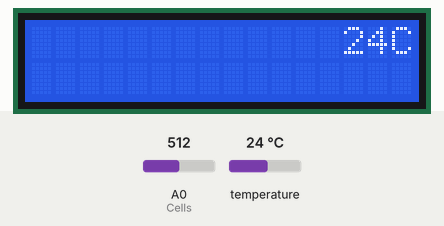
Bench run of a sketch on a simulated Arduino Uno, built with avr-gcc and run on an emulated ATmega328P. On the bench: 16×2 character LCD. The inputs (shaded band) are chosen by the test bench; at power-on: temperature 24 °C, A0 (Cells) = 512. The local clock reads 2024-03-15 10:24:30 at power-on unless the sketch sets it; what the sketch prints to the serial monitor is not drawn.

Above: at 4.2 s.
4.3 s: temperature set to 12 °C
At 13.8 s:
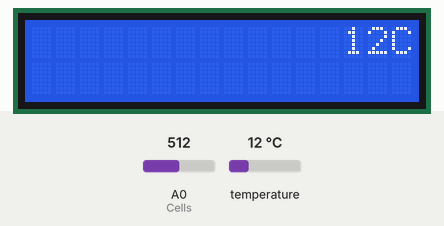
14.1 s: A0 (Cells) set to 610
20.9 s: A0 (Cells) set to 632
27.7 s: temperature set to 19 °C
At 31.2 s:
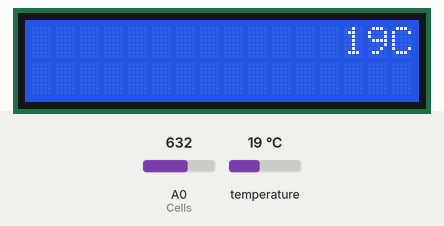
34.5 s: temperature set to 28 °C
At 39.5 s:
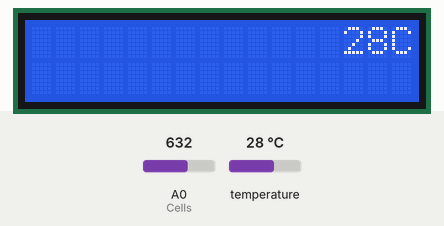
Timing chart, 0 to 41.0 s (numbered marks = the images above; inputs shaded):
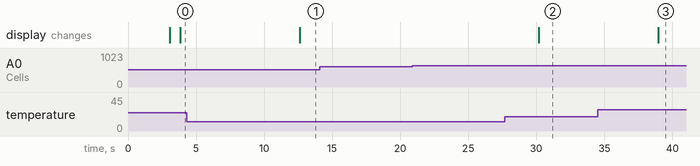

The sketch:

final_questionmark.ino
```cpp
#include <LowPower.h>
#include <LiquidCrystal.h>
#include <DallasTemperature.h>
#include <iarduino_RTC.h>


//value of humidity sensor in air
#define AIR_VALUE 836
//value of humidity sensor in water
#define WATER_VALUE 420
//when humidity percent falls lower than this value, start watering
#define CRITICAL_PERCENT 50
//stop watering when reaches this value
#define ENOUGH_PERCENT 80
//minimal temperature
#define MIN_TEMP 19

//each cell has a humidity sensor and a water valve
struct PlantCell {
  int hSensorPin;
  int waterValve;
  bool valveIsOpen;
  int humidityPercent;
  bool timeRegulated;
  PlantCell(int _hs, int _wv, bool _tr) {
    hSensorPin = _hs;
    waterValve = _wv;
    timeRegulated = _tr;
    valveIsOpen = false;
  }
  bool ReadHumidity() {
    int h_buff = humidityPercent;
    humidityPercent = map(analogRead(hSensorPin), AIR_VALUE, WATER_VALUE, 0, 100);
    return h_buff != humidityPercent;
  }
};

//morning watering start hr and min
int mHourOn = 9;
int mMinuteOn = 0;
//morning watering end hr and min
int mHourOff = 12;
int mMinuteOff = 0;
//evening watering start hr and min
int eHourOn = 17;
int eMinuteOn = 0;
//evening watering end hr and min
int eHourOff = 19;
int eMinuteOff = 0;
//current temperature
int currentTemp = 0;

//pins for LCD
const int RS = 11, EN = 12, D4 = 2, D5 = 3, D6 = 4, D7 = 5;
//thermometer pin
#define ONE_WIRE_BUS 1

//Cells
int nCells = 1;
PlantCell Cells [] = {PlantCell(A0, 2, false), PlantCell(A0, 4, true)};

//LCD
LiquidCrystal lcd(RS, EN, D4, D5, D6, D7);
//Clock
iarduino_RTC time(RTC_DS1307);
//Thermometer
OneWire oneWire(ONE_WIRE_BUS);
DallasTemperature sensors(&oneWire);

int readCellHumidity(int i);
void printHumidity(int i, int value);
bool TimeIsBetween(int aHour, int aMinute, int bhour, int bminute, int chour, int cminute);
bool TimeIsEarlier(int aHour, int aMinute, int bhour, int bminute);

void setup () {
  Serial.begin(115200);
  time.begin();
  for (int i = 0; i < nCells ; i++)
  {
    pinMode(Cells[i].waterValve, OUTPUT);
  }
  lcd.begin(16, 2);
  lcd.setCursor(0, 0);
  lcd.print("UUYCTOB JlOX");
  delay(3000);
  lcd.clear();
}

void loop() {
  time.gettime();
  sensors.requestTemperatures();
  if (currentTemp != sensors.getTempCByIndex(0))
  {
    lcd.setCursor(13, 0);
    currentTemp = sensors.getTempCByIndex(0);
    lcd.print(currentTemp);
    Serial.print(currentTemp);
    lcd.print("C");
  }
  if(currentTemp < MIN_TEMP){
    //TODO:
    //START HEATING
  }
  for (int i = 0; i < nCells; i++) {
    Cells[i].ReadHumidity();
    printHumidity(i, Cells[i].humidityPercent);
  }
  for (int i = 0; i < nCells; i++)
  {
    //if the cell isnt time regulated OR it's watering time
    if (Cells[i].timeRegulated == false || (Cells[i].timeRegulated && (TimeIsBetween(mHourOn, mMinuteOn, time.Hours, time.minutes, mHourOff, mMinuteOff) || TimeIsBetween(eHourOn, eMinuteOn, time.Hours, time.minutes, eHourOff, eMinuteOff))))
    {
      //if soil moisture too low and valve is closed, open valve
      if (!Cells[i].valveIsOpen && (Cells[i].humidityPercent <= CRITICAL_PERCENT)) {
        //SHEVA, CHANGE HIGH TO LOW ???
        digitalWrite(Cells[i].waterValve, HIGH);
        Cells[i].valveIsOpen = true;
        Serial.print("Opened  ");
        Serial.print(i);
        Serial.print(", humidity = ");
        Serial.print(Cells[i].humidityPercent);
        Serial.print('\n');
      }
    }
    //if valve open and moisture is high enough, close valve
    if (Cells[i].valveIsOpen && (Cells[i].humidityPercent >= ENOUGH_PERCENT)) {
      //SHEVA, CHANGE HIGH TO LOW ???
      digitalWrite(Cells[i].waterValve, LOW);
      Cells[i].valveIsOpen = false;
      Serial.print("Closed  ");
      Serial.print(i);
      Serial.print(", humidity = ");
      Serial.print(Cells[i].humidityPercent);
      Serial.print('\n');
    }
  }
  //sleep for 8 seconds
  LowPower.powerDown(SLEEP_8S, ADC_OFF, BOD_OFF);
}

void printHumidity(int i, int value) {
  Serial.print("Cell ");
  Serial.print(i);
  Serial.print(", value: ");
  Serial.print(value);
  Serial.print('\n');
//  int pos1 = 0;
//  int pos2 = 0;
//  switch (i) {
//    case 0:
//      pos1 = pos2 = 0;
//      break;
//    case 1:
//      pos1 = 6;
//      pos2 = 0;
//      break;
//    case 2:
//      pos1 = 0;
//      pos2 = 1;
//      break;
//    case 3:
//      pos1 = 6;
//      pos2 = 1;
//      break;
//  }
//  lcd.setCursor(pos1, pos2);
//  lcd.print(i + 1);
//  lcd.print(":");
//  lcd.print(value);
//  lcd.print("% ");
}

int readCellHumidity(int i) {
  return map(analogRead(Cells[i].hSensorPin), AIR_VALUE, WATER_VALUE, 0, 100);
}

bool TimeIsBetween(int aHour, int aMinute, int bhour, int bminute, int chour, int cminute) {
  //TEST
  return true;
  //return TimeIsEarlier(aHour, aMinute, bhour, bminute) && TimeIsEarlier(bhour, bminute, chour, cminute);
}

bool TimeIsEarlier(int aHour, int aMinute, int bhour, int bminute) {
  return (aHour < bhour || (bhour == bhour && aMinute < bminute));
}
```

Measured:
- after the input at 4.3 s, the display: changes after 8.3 s (image 1)
- after the input at 14.1 s, every drawn part: stays the same
- after the input at 20.9 s, every drawn part: stays the same
- after the input at 27.7 s, the display: changes after 2.5 s (image 2)
- after the input at 34.5 s, the display: changes after 4.5 s (image 3)
